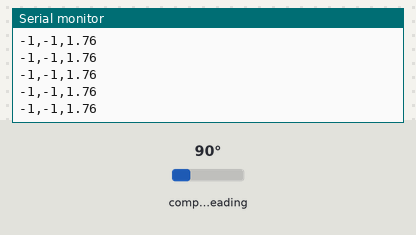
This sketch was run on a simulated Arduino Uno, built with avr-gcc and run on an emulated ATmega328P. Parts: the last lines printed to the serial monitor. Inputs (shaded band) come from the test bench; at power-on: compass heading 90°.

Above: at 1.2 s.
1.3 s: compass heading set to 7°
At 1.8 s:
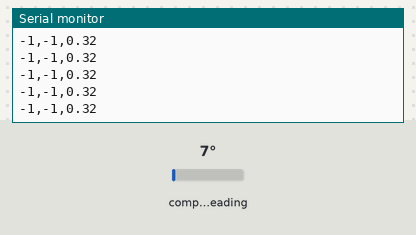
2.8 s: compass heading set to 180°
At 3.7 s:
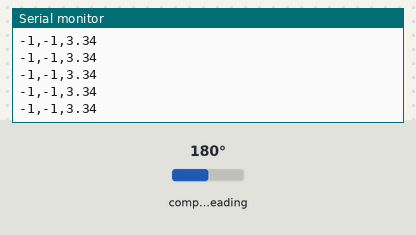
Timing chart, 0 to 5.8 s (numbered marks = the images above; inputs shaded):
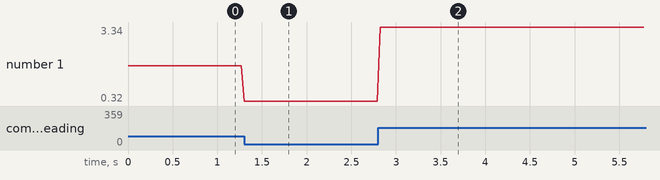

The sketch:

HMC5883L_compass.ino
```cpp
#include <Wire.h>
#include <HMC5883L.h>

HMC5883L compass;

int previousDegree;

void setup()
{
  Serial.begin(115200);

  // Initialize HMC5883L
  while (!compass.begin())
  {
    delay(500);
  }

  // Set measurement range
  compass.setRange(HMC5883L_RANGE_1_3GA);

  // Set measurement mode
  compass.setMeasurementMode(HMC5883L_CONTINOUS);

  // Set data rate
  compass.setDataRate(HMC5883L_DATARATE_30HZ);

  // Set number of samples averaged
  compass.setSamples(HMC5883L_SAMPLES_8);

  // Set calibration offset. See HMC5883L_calibration.ino
  compass.setOffset(52, -293);
}

void loop()
{
  long x = micros();
  Vector norm = compass.readNormalize();

  // Calculate heading
  float heading = atan2(norm.YAxis, norm.XAxis);

  // Set declination angle on your location and fix heading
  // You can find your declination on: http://magnetic-declination.com/
  // (+) Positive or (-) for negative
  // Formula: (deg + (min / 60.0)) / (180 / M_PI);
  // Moscow = 11° 6'

  float declinationAngle = (11 + (6.0 / 60.0)) / (180 / M_PI);
  heading += declinationAngle;

  // Correct for heading < 0deg and heading > 360deg
  if (heading < 0)
  {
    heading += 2 * PI;
  }

  if (heading > 2 * PI)
  {
    heading -= 2 * PI;
  }

  // Convert to degrees
  /*
  float headingDegrees = heading * 180/M_PI;
  // Fix HMC5883L issue with angles
  float fixedHeadingDegrees;
  if (headingDegrees >= 1 && headingDegrees < 240)
  {
    fixedHeadingDegrees = map(headingDegrees, 0, 239, 0, 179);
  } else
  if (headingDegrees >= 240)
  {
    fixedHeadingDegrees = map(headingDegrees, 240, 360, 180, 360);
  }
  // Smooth angles rotation for +/- 3deg
  int smoothHeadingDegrees = round(fixedHeadingDegrees);
  if (smoothHeadingDegrees < (previousDegree + 3) && smoothHeadingDegrees > (previousDegree - 3))
  {
    smoothHeadingDegrees = previousDegree;
  }
  previousDegree = smoothHeadingDegrees;
*/
  // Output
  /*
  Serial.print(norm.XAxis);
  Serial.print(":");
  Serial.print(norm.YAxis);
  Serial.print(":");
  Serial.print(norm.ZAxis);
  Serial.print(":");
  Serial.print(headingDegrees);
  Serial.print(":");
  Serial.print(fixedHeadingDegrees);
  Serial.print(":");
  Serial.print(smoothHeadingDegrees);
  Serial.println();
*/

  Serial.print("-1,-1,");
  //float fixedRad  = fixedHeadingDegrees * M_PI /180;

  //Serial.println(fixedRad);
  Serial.println(heading);
  // One loop: ~5ms @ 115200 serial.
  // We need delay ~28ms for allow data rate 30Hz (~33ms)
  delay(30);
}
```

Measured:
- after the input at 1.3 s, the serial monitor: prints a new line at once (image 1)
- after the input at 2.8 s, the serial monitor: prints a new line at once (image 2)
- plotted number 1: 1.76 → 0.32 after the input at 1.3 s, 0.32 → 3.34 after the input at 2.8 s
